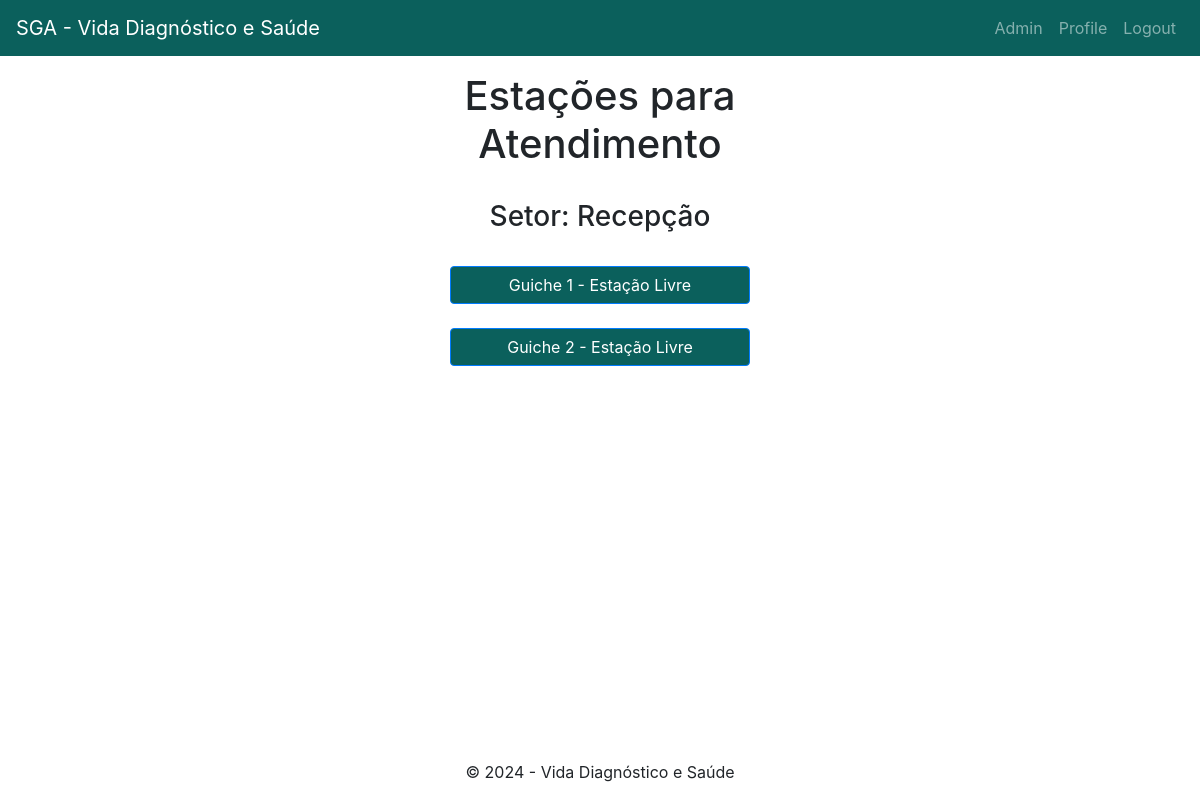
Screenshot of /recepcao/1 (signed in) with the database file from the repository.
### models/setor.py (models this page shows, shortened)
class Setor(db.Model):
    id = db.Column(db.Integer, primary_key=True, autoincrement=True)
    descricao = db.Column(db.String(255), nullable=False)

### models/estacao.py (models this page shows, shortened)
class Estacao(db.Model):
    id = db.Column(db.Integer, primary_key=True, autoincrement=True)
    id_setor = db.Column(db.Integer, nullable=False)
    id_usuario = db.Column(db.Integer)
    descricao = db.Column(db.String(255), nullable=False)

### routes/recepcao.py (the view)
@recepcao_bp.route("/<int:setor_id>", methods=["GET", "POST"])
@login_required
def estacoes(setor_id):
    setor = obter_setor("id", setor_id)
    estacoes = obter_todas_estacoes()
    estacoes_selecionadas = filter(lambda estacao: estacao.id_setor == setor.id, estacoes)
    usuarios = obter_todos_usuarios()
    usuarios_descricao = {usuario.id: usuario.nome for usuario in usuarios}
    return render_template("recepcao/selecionar-estacao.html", setor = setor, estacoes = estacoes_selecionadas, usuarios = usuarios_descricao)

### app.py (called while the page is built)
def create_app():
    app = Flask(__name__)
    app.config.from_pyfile("config.py")
    app.register_error_handler(401, erro_unautorized)
    app.register_error_handler(404, erro_page_not_found)
    app.register_error_handler(404, erro_internal_server)
    login_manager = LoginManager()
    login_manager.init_app(app)
    @login_manager.user_loader
    def load_user(usuario_id):
        return db.session.get(Usuario, usuario_id)
    db.init_app(app)
    register_blueprints(app)
    return app

### database.py (called while the page is built)
    def find(self, att, value):
        att_dynamic = getattr(self.model_class, att)
        result = self.model_class.query.filter(att_dynamic == value).first()
        return result

    def get_all(self):
        return self.Session.query(self.model_class).all()

### models/estacao.py (called while the page is built)
def obter_todas_estacoes():
    crud_estacao = CRUD(Estacao)
    estacoes = crud_estacao.get_all()
    return estacoes

### models/perfil.py (called while the page is built)
def obter_todos_perfis():
    crud_perfil = CRUD(Perfil)
    perfis = crud_perfil.get_all()
    return perfis

def obter_perfil_id(id_perfil):
    perfis = obter_todos_perfis()
    for perfil in perfis:
        if perfil.id == id_perfil:
            return perfil.descricao
    return None

### models/setor.py (called while the page is built)
def obter_setor(atributo, valor):
    crud_setor = CRUD(Setor)
    setor = crud_setor.find(atributo, valor)
    return setor

### models/usuario.py (called while the page is built)
def obter_todos_usuarios():
    crud_usuarios = CRUD(Usuario)
    usuarios = crud_usuarios.get_all()
    return usuarios

    def is_adm(self):
        if self.perfil_str() == "Administrador":
            return True
        return False

    def perfil_str(self):
        from models.perfil import obter_perfil_id
        perfil = obter_perfil_id(self.id_perfil)
        return perfil

### templates/recepcao/selecionar-estacao.html
{% extends "base.html" %}
{% block content %}
    <div class="container">
        <div class="row">
            <div class="w-50 mx-auto text-center">
                <h1>{% block title %}Estações para Atendimento{% endblock %}</h1>
                <br>
                <h3> Setor: {{ setor.descricao }}</h3>
                <br>
            </div>
        </div>
        {% for estacao in estacoes %}
            <div class="row">
                <div class="w-50 mx-auto text-center">
                    {% if estacao.id_usuario != None %}
                        <form method="GET" action="{{ url_for('recepcao.senhas', setor_id=setor.id, estacao_id=estacao.id, senha_atual_id=0, acao='senhas') }}">
                            <button type="submit" class="btn btn-primary btn-block disabled" disabled>
                                {{ estacao.descricao }} - {{ usuarios.get(estacao.id_usuario) }}
                            </button>
                        </form>
                    {% else %}
                        <form method="GET" action="{{ url_for('recepcao.senhas', setor_id=setor.id, estacao_id=estacao.id, senha_atual_id=0, acao='senhas') }}">
                            <button type="submit" class="btn btn-primary btn-block">
                                {{ estacao.descricao }} - Estação Livre
                            </button>
                        </form>
                    {% endif %}
                    <br>
                </div>
            </div>
        {% endfor %}
    </div>
{% endblock %}

### static/style.css (style rules this page uses)
h1 { text-align: center; }
.btn-primary, .btn-primary:hover, .btn-primary:active, .btn-primary:visited { background-color: #0B605C !important; }

### rows the page displays
Setor: descricao "Recepção"
Estacao: descricao "Guiche 1"
Estacao: descricao "Guiche 2"
